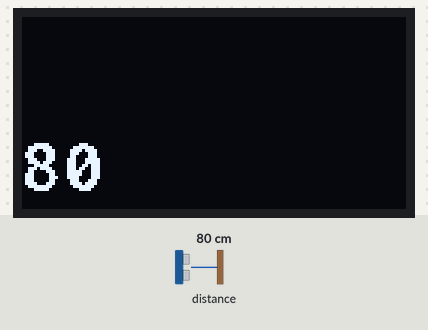
Bench run of a sketch on a simulated Arduino Uno, built with avr-gcc and run on an emulated ATmega328P. Shown: 128×64 one-colour display. The test bench sets the inputs (shaded band); at power-on: distance to the obstacle 80 cm.

Above: at 1.2 s.
1.3 s: distance to the obstacle set to 2 cm
At 2.5 s:
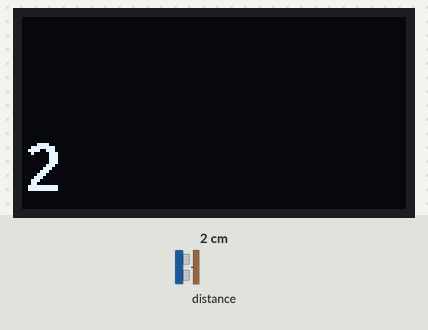
2.8 s: distance to the obstacle set to 4 cm
At 3.3 s:
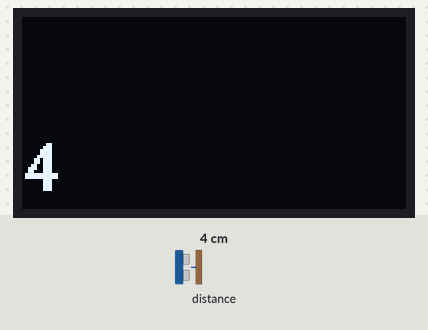
4.3 s: distance to the obstacle set to 9 cm
At 5.6 s:
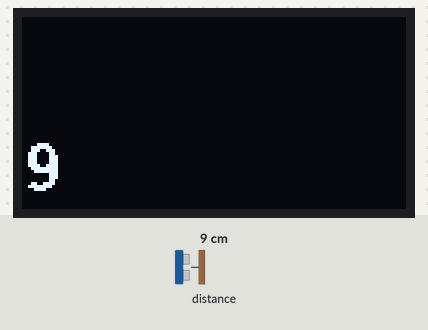
Timing chart, 0 to 7.3 s (numbered marks = the images above; inputs shaded):
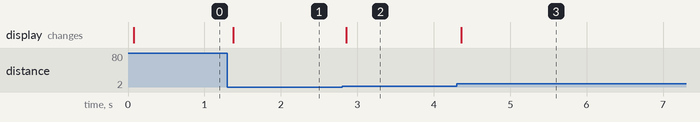

Measured:
- after the input at 1.3 s, the display: changes after 0.08 s (image 1)
- after the input at 2.8 s, the display: changes after 0.06 s (image 2)
- after the input at 4.3 s, the display: changes after 0.06 s (image 3)

The sketch:

esempioOnOled.ino
```cpp
#include <Arduino.h>
#include <U8g2lib.h>

#ifdef U8X8_HAVE_HW_SPI
#include <SPI.h>
#endif
#ifdef U8X8_HAVE_HW_I2C
#include <Wire.h>
#endif

#include "Ultrasonic.h"
Ultrasonic ultrasonic(0);

U8G2_SSD1306_128X64_NONAME_F_SW_I2C u8g2(U8G2_R0, /* clock=*/ SCL, /* data=*/ SDA, /* reset=*/ U8X8_PIN_NONE);

u8g2_uint_t offset;      // current offset for the scrolling text
u8g2_uint_t width;      // pixel width of the scrolling text (must be lesser than 128 unless U8G2_16BIT is defined
const char *text = "U8g2 "; // scroll this text from right to left


void setup(void) {

  /* U8g2 Project: SSD1306 Test Board */
  //pinMode(10, OUTPUT);
  //pinMode(9, OUTPUT);
  //digitalWrite(10, 0);
  //digitalWrite(9, 0);

  /* U8g2 Project: T6963 Test Board */
  //pinMode(18, OUTPUT);
  //digitalWrite(18, 1);

  /* U8g2 Project: KS0108 Test Board */
  //pinMode(16, OUTPUT);
  //digitalWrite(16, 0);

  u8g2.begin();

  u8g2.setFont(u8g2_font_inb30_mr); // set the target font to calculate the pixel width
  width = u8g2.getUTF8Width(text);    // calculate the pixel width of the text

  u8g2.setFontMode(0);    // enable transparent mode, which is faster
}


void loop(void) {
  u8g2_uint_t x;
    long RangeInInches;
  long RangeInCentimeters;

  RangeInCentimeters = ultrasonic.MeasureInCentimeters(); // two measurements should keep an interval
  Serial.println(RangeInCentimeters);//0~400cm
  u8g2.firstPage();
  do {

    // draw the scrolling text at current offset
    x = offset;
    u8g2.setFont(u8g2_font_inb30_mr);   // set the target font
//    do {                // repeated drawing of the scrolling text...
//      u8g2.drawUTF8(x, 30, text);     // draw the scolling text
//      x += width;           // add the pixel width of the scrolling text
//    } while( x < u8g2.getDisplayWidth() );    // draw again until the complete display is filled
//
    u8g2.setFont(u8g2_font_inb16_mr);   // draw the current pixel width
    u8g2.setCursor(0, 58);
    //u8g2.print(width++);          // this value must be lesser than 128 unless U8G2_16BIT is set
    u8g2.print(RangeInCentimeters);          // this value must be lesser than 128 unless U8G2_16BIT is set

  } while ( u8g2.nextPage() );

  offset-=1;              // scroll by one pixel
  if ( (u8g2_uint_t)offset < (u8g2_uint_t)-width )
    offset = 0;             // start over again

  delay(10);              // do some small delay
}
```
